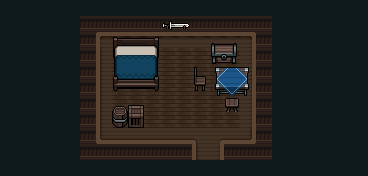

This is a level from a 2D game, rendered from its Tiled map with the project's own tilesets. A one-line summary and the complete map file follow:
An orthogonal 23x11 tile map with 16x16 px tiles, 5 tile layers (collision, ground, walls, water, ...), 3 tilesets and 1 object (campground).

<map version="1.10" tiledversion="1.12.2" orientation="orthogonal" renderorder="right-down" width="23" height="11" tilewidth="16" tileheight="16" infinite="0" nextlayerid="8" nextobjectid="4">
 <tileset firstgid="1" source="../tiles/Dungeon_Tiles.tsx" />
 <tileset firstgid="626" source="../tiles/Props.tsx" />
 <tileset firstgid="1251" source="../tiles/Interior_Props_01.tsx" />
 <layer id="3" name="collision" class="collision" width="23" height="11">
  <data encoding="csv">
309,309,309,309,309,309,309,309,309,309,309,309,309,309,309,309,309,309,309,309,309,309,309,
309,309,309,309,309,309,309,309,309,309,309,309,309,309,309,309,309,309,309,309,309,309,309,
309,309,309,309,309,309,0,309,309,309,0,0,0,0,0,0,309,309,309,309,309,309,309,
309,309,309,309,309,309,0,309,309,0,0,0,0,309,309,0,309,309,309,309,309,309,309,
309,309,309,309,309,309,0,309,309,309,0,0,0,309,309,309,309,309,309,309,309,309,309,
309,309,309,309,309,309,0,309,309,309,0,0,309,309,309,309,309,309,309,309,309,309,309,
309,309,309,309,309,309,0,0,0,0,0,0,0,0,309,0,309,309,309,309,309,309,309,
309,309,309,309,309,309,0,309,309,0,0,0,0,0,0,0,309,309,309,309,309,309,309,
309,309,309,309,309,309,309,309,309,309,309,309,0,0,309,309,309,309,309,309,309,309,309,
309,309,309,309,309,309,309,309,309,309,309,309,309,309,309,309,309,309,309,309,309,309,309,
309,309,309,309,309,309,309,309,309,309,309,309,309,309,309,309,309,309,309,309,309,309,309
</data>
 </layer>
 <layer id="1" name="ground" width="23" height="11">
  <data encoding="csv">
34,34,34,34,34,34,34,34,34,34,34,34,34,34,34,34,34,34,34,34,34,34,34,
34,34,34,34,34,94,94,94,94,94,94,94,94,94,94,94,94,34,34,34,34,34,34,
34,34,34,34,34,94,18,19,19,19,19,19,19,19,19,20,94,34,34,34,34,34,34,
34,34,34,34,34,94,43,41,41,41,41,41,41,41,41,45,94,34,34,34,34,34,34,
34,34,34,34,34,94,43,41,41,41,41,41,41,41,41,45,94,34,34,34,34,34,34,
34,34,34,34,34,94,43,41,41,41,41,41,41,41,41,45,94,34,34,34,34,34,34,
34,34,34,34,34,94,43,41,41,41,41,41,41,41,41,45,94,34,34,34,34,34,34,
34,34,34,34,34,94,43,41,41,41,41,41,41,41,41,45,94,34,34,34,34,34,34,
34,34,34,34,34,94,68,69,69,69,69,69,23,21,69,70,94,34,34,34,34,34,34,
34,34,34,34,34,94,94,94,94,94,94,94,43,45,94,94,94,34,34,34,34,34,34,
34,34,34,34,34,34,34,34,34,34,34,34,34,34,34,34,34,34,34,34,34,34,34
</data>
 </layer>
 <layer id="4" name="walls" width="23" height="11">
  <data encoding="csv">
0,0,0,0,0,0,0,0,0,0,0,0,0,0,0,0,0,0,0,0,0,0,0,
0,0,0,0,0,0,0,0,0,0,0,0,0,0,0,0,0,0,0,0,0,0,0,
0,0,0,0,0,0,0,0,0,0,0,0,0,0,0,0,0,0,0,0,0,0,0,
0,0,0,0,0,0,0,0,0,0,0,0,0,0,0,0,0,0,0,0,0,0,0,
0,0,0,0,0,0,0,0,0,0,0,0,0,0,0,0,0,0,0,0,0,0,0,
0,0,0,0,0,0,0,0,0,0,0,0,0,0,0,0,0,0,0,0,0,0,0,
0,0,0,0,0,0,0,0,0,0,0,0,0,0,0,0,0,0,0,0,0,0,0,
0,0,0,0,0,0,0,0,0,0,0,0,0,0,0,0,0,0,0,0,0,0,0,
0,0,0,0,0,0,0,0,0,0,0,0,0,0,0,0,0,0,0,0,0,0,0,
0,0,0,0,0,0,0,0,0,0,0,0,0,0,0,0,0,0,0,0,0,0,0,
0,0,0,0,0,0,0,0,0,0,0,0,0,0,0,0,0,0,0,0,0,0,0
</data>
 </layer>
 <layer id="5" name="water" width="23" height="11">
  <data encoding="csv">
0,0,0,0,0,0,0,0,0,0,0,0,0,0,0,0,0,0,0,0,0,0,0,
0,0,0,0,0,0,0,0,0,0,0,0,0,0,0,0,0,0,0,0,0,0,0,
0,0,0,0,0,0,0,0,0,0,0,0,0,0,0,0,0,0,0,0,0,0,0,
0,0,0,0,0,0,0,0,0,0,0,0,0,0,0,0,0,0,0,0,0,0,0,
0,0,0,0,0,0,0,0,0,0,0,0,0,0,0,0,0,0,0,0,0,0,0,
0,0,0,0,0,0,0,0,0,0,0,0,0,0,0,0,0,0,0,0,0,0,0,
0,0,0,0,0,0,0,0,0,0,0,0,0,0,0,0,0,0,0,0,0,0,0,
0,0,0,0,0,0,0,0,0,0,0,0,0,0,0,0,0,0,0,0,0,0,0,
0,0,0,0,0,0,0,0,0,0,0,0,0,0,0,0,0,0,0,0,0,0,0,
0,0,0,0,0,0,0,0,0,0,0,0,0,0,0,0,0,0,0,0,0,0,0,
0,0,0,0,0,0,0,0,0,0,0,0,0,0,0,0,0,0,0,0,0,0,0
</data>
 </layer>
 <layer id="6" name="decor" width="23" height="11">
  <data encoding="csv">
0,0,0,0,0,0,0,0,0,0,0,0,0,0,0,0,0,0,0,0,0,0,0,
0,0,0,0,0,0,0,0,0,0,1865,1866,0,0,0,0,0,0,0,0,0,0,0,
0,0,0,0,0,0,0,1937,1938,1939,0,0,0,1414,1415,0,0,0,0,0,0,0,0,
0,0,0,0,0,0,0,1975,1976,1977,0,0,0,1452,1453,0,0,0,0,0,0,0,0,
0,0,0,0,0,0,0,2013,2014,2015,0,0,1255,1631,1632,1633,0,0,0,0,0,0,0,
0,0,0,0,0,0,0,2051,2052,2053,0,0,1293,1669,1670,1671,0,0,0,0,0,0,0,
0,0,0,0,0,0,0,1531,1530,0,0,0,0,0,1446,0,0,0,0,0,0,0,0,
0,0,0,0,0,0,0,1569,1568,0,0,0,0,0,0,0,0,0,0,0,0,0,0,
0,0,0,0,0,0,0,0,0,0,0,0,0,0,0,0,0,0,0,0,0,0,0,
0,0,0,0,0,0,0,0,0,0,0,0,0,0,0,0,0,0,0,0,0,0,0,
0,0,0,0,0,0,0,0,0,0,0,0,0,0,0,0,0,0,0,0,0,0,0
</data>
 </layer>
 <objectgroup id="2" name="doors">
  <object id="1" name="campground" x="196.952" y="142.05" width="22.6582" height="16.9937">
   <properties>
    <property name="spawnx" type="float" value="0.5" />
    <property name="spawny" type="float" value="0.65" />
    <property name="targetName" value="The Camp Ground" />
   </properties>
  </object>
 </objectgroup>
</map>
